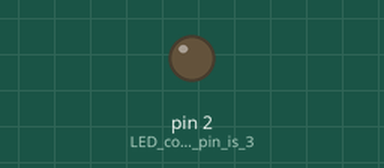
Simulated run of this sketch. Board: Arduino Uno, built with avr-gcc and run on an emulated ATmega328P. On the bench: output pins drawn as LEDs (lit = HIGH).

Above: at 0.3 s.
At 4.0 s:
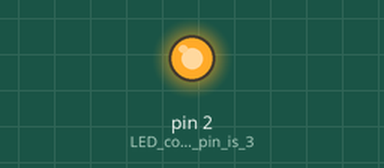
Timing chart, 0 to 6.4 s (numbered marks = the images above):
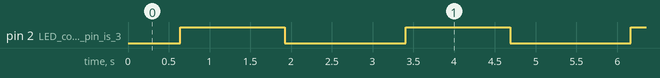

The sketch:

project3.ino
```cpp
// Project 3 - demonstrating PWM
int d = 5 ;
void setup()
{
   pinMode(2, OUTPUT); // LED control pin is 3, a PWM-capable pin
}
void loop()
{
  for ( int a = 0 ; a < 256 ; a++)
{
    analogWrite(2 , a);
    delay(d);
}
for ( int a = 255 ; a > 0 ; a--)
{
  analogWrite(2, a);
  delay(d);
}
delay(200);
}
```

Measured:
- by itself, pin 2 (LED_control_pin_is_3): alternates HIGH for 1.3 s and LOW for 1.5 s
